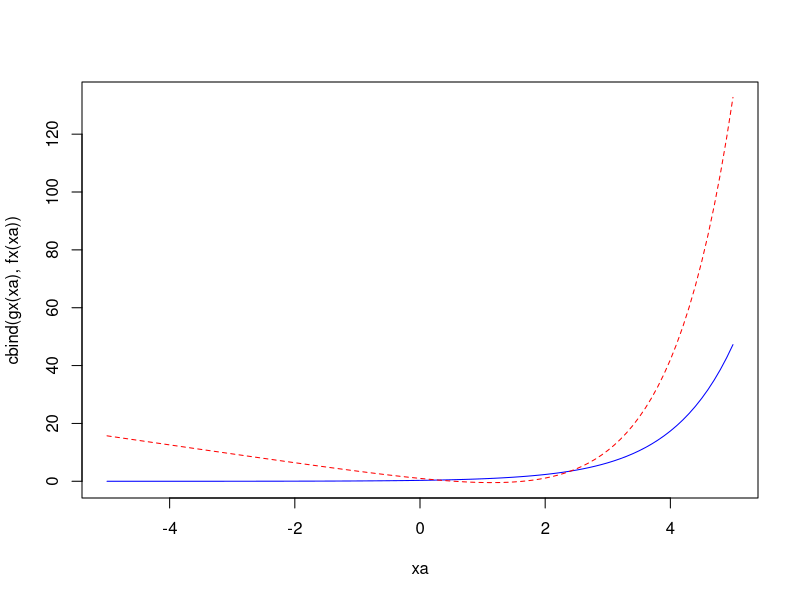

Here is the R script that generated this plot: (Note: a time limit stopped this script after it produced the figure.)
rm(list=ls())
xa = seq(-5,5,0.1);
fx <- function(x) ((exp(x)) - (pi*x))
gx <- function(x) ((exp(x))/pi)

newton <- function(a,b,error) {
  
  puntoMedio = (a+b)/2;
  iteraciones = 0
  
  repeat{
    cc = fx(puntoMedio)/gx(puntoMedio)
    x = puntoMedio - cc
    dx = abs(cc)
    puntoMedio = x
    iteraciones = iteraciones+1
    if(dx <= error ) break;
    cat("x: ", x, " con: ", iteraciones ," Iteracion\n")
  }
  cat("Iteraciones = ", iteraciones, " Resultado = ", x, "\n")
}

matplot(xa,cbind(gx(xa),fx(xa)),type="l",col=c("blue","red"))
newton(0,1,10e-8)
